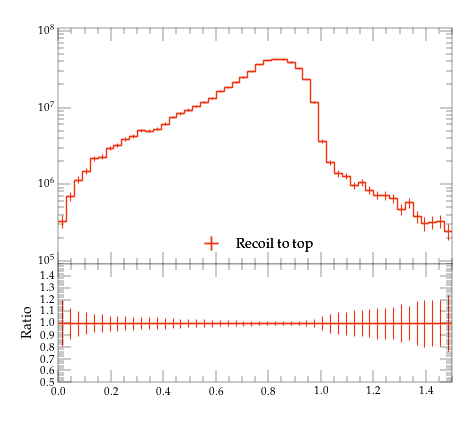

Recreate this plot in Python.
#! /usr/bin/env python

# This Python script was auto-generated using YODA v2.0.2.
# Analysis object: /MC_HFJETS_NOTNORM/ptfracB
# Timestamp: 29-07-2026 (16:22:27)

import matplotlib as mpl
import matplotlib.pyplot as plt
mpl.use('Agg') # comment out for interactive use
import os
import numpy as np

plotDir = os.path.split(os.path.realpath(__file__))[0]
if 'YODA_USER_PLOT_PATH' in globals():
    plot_outdir = globals()['YODA_USER_PLOT_PATH']
else:
    plot_outdir = plotDir

#plot style
plt.style.use(os.path.join(plotDir, '../default.mplstyle'))
# plot metadata
figW, figH = plt.rcParams['figure.figsize']
ax_xLabel = r''
ax_yLabel = r''
ax_title  = r''
ax_xScale = 'linear'
ax_yScale = 'log'
xLims = (0.0, 1.5)
yLims = (90000.0, 110000000.00000001)

# TeX-friendly labels for the legend
labels = {
    'legend' : ([ r"Recoil to top" ], r""),
}

# Adjust canvas width and height
canvasW = 10.0
canvasH = 9.0
figW *= canvasW/10.
figH *= canvasH/9.

# Create figure and axis objects
fig, (ax, ratio0_ax) = plt.subplots(2, 1, sharex=True,
                  figsize=(figW,figH), gridspec_kw={'height_ratios': (6.0, 3.0)})

# Set figure margins
plt.subplots_adjust(
    left   = 1.0 * plt.rcParams['figure.subplot.left'],
    right  = 1.0 * plt.rcParams['figure.subplot.right'],
    top    = 1.0 * plt.rcParams['figure.subplot.top'],
    bottom = 1.0 * plt.rcParams['figure.subplot.bottom'])

ratio0_ax.yaxis.set_major_locator(mpl.ticker.MultipleLocator(0.1))
ratio0_ax.set_ylim(0.5, 1.4999)
ratio0_ax.set_ylabel('Ratio')

# the numerical data is stored in a separate file
dataf = dict()
prefix = os.path.split(__file__)[0]
if prefix:    prefix = prefix + '/'
exec(open(prefix+'ptfracB__data.py').read(), dataf)


legend_handles = dict() # keep track of handles for the legend

# style options for curves
# starts at zorder>=5 to draw curve on top of legend
styles = {
  'recoil_t': {
    'color' : '#EE3311',
    'linestyle' : '-',
    'linewidth' : 1,
    'marker' : 'none',
    'markersize' : 2,
    'capsize' : 0.0,
    'zorder' : 5,
    'histstyle' : 1,
    'drawstyle' : 'steps-pre',
    'xerrorbars' : 1,
    'yerrorbars' : 1,
    'fillcolor' : None,
    'fillopacity' : 1.0,
    'ratio0_linestyle' : '-',
    'ratio0_linewidth' : 1,
    'ratio0_marker' : 'none',
    'ratio0_markersize' : 2,
    'ratio0_capsize' : 0.0,
    'ratio0_zorder' : 5,
    'ratio0_histstyle' : 1,
    'ratio0_drawstyle' : 'steps-pre',
    'ratio0_xerrorbars' : 1,
    'ratio0_yerrorbars' : 1,
  },
}

# curve from input yoda files in main panel
for label, yvals in dataf['yvals'].items():
    if all(np.isnan(v) for v in dataf['yvals'][label]):
        continue
    tmp = None
    if styles[label]['histstyle']: # draw as histogram
        xpos = dataf['xedges'][label] if styles[label]['drawstyle'] else dataf['xpoints'][label]
        ypos = np.insert(yvals, 0, yvals[0]) if styles[label]['drawstyle'] else yvals
        if styles[label]['fillcolor']: # fill area below curve
            ax.fill_between(xpos, ypos, step='pre',
                            color=styles[label]['fillcolor'],
                            alpha=styles[label]['fillopacity'])
        tmp, = ax.plot(xpos, ypos,
                       color=styles[label]['color'],
                       linestyle=styles[label]['linestyle'],
                       linewidth=styles[label]['linewidth'],
                       drawstyle=styles[label]['drawstyle'], solid_joinstyle='miter',
                       zorder=styles[label]['zorder'], label=label)
    tmp = ax.errorbar(dataf['xpoints'][label], yvals,
                      xerr=np.array(dataf['xerrs'][label])*styles[label]['xerrorbars'],
                      yerr=np.array(dataf['yerrs'][label])*styles[label]['yerrorbars'],
                      fmt=styles[label]['marker'], capsize=styles[label]['capsize'],
                      markersize=styles[label]['markersize'],
                      ecolor=styles[label]['color'],
                      color=styles[label]['color'], zorder=styles[label]['zorder'])
    tmp[-1][0].set_linestyle(styles[label]['linestyle'])
    tmp[-1][0].set_linewidth(styles[label]['linewidth'])
    if label in dataf['add_legend_handle']:  legend_handles[label] = tmp
    for varLabel in dataf['variation_yvals'].keys():
        if varLabel.startswith(label):
            tmp, = ax.plot(dataf['xedges'][label], dataf['variation_yvals'][varLabel],
                           color=styles[label]['color'],
                           linestyle=styles[label]['linestyle'],
                           linewidth=styles[label]['linewidth'],
                           drawstyle='steps-pre', solid_joinstyle='miter',
                           zorder=styles[label]['zorder'], alpha=0.5)


# plots on ratio panel
# curve from input yoda files in ratio panel
for label, yvals in dataf['ratio0_yvals'].items():
    if all(np.isnan(v) for v in yvals):
        continue
    if styles[label]['ratio0_histstyle']: # plot as histogram
        xpos = dataf['xedges']['recoil_t'] if styles[label]['ratio0_drawstyle'] else dataf['xpoints']['recoil_t']
        ypos = np.insert(yvals, 0, yvals[0]) if styles[label]['ratio0_drawstyle'] else yvals
        ratio0_ax.plot(xpos, ypos,
                       color=styles[label]['color'],
                       linewidth=styles[label]['linewidth'],
                       linestyle=styles[label]['ratio0_linestyle'],
                       drawstyle=styles[label]['ratio0_drawstyle'], zorder=styles[label]['zorder'],
                       solid_joinstyle='miter')
    tmp = ratio0_ax.errorbar(dataf['xpoints']['recoil_t'], yvals,
                             xerr=np.array(dataf['ref_xerrs'])*styles[label]['ratio0_xerrorbars'],
                             yerr=np.array(dataf['ratio0_yerrs'][label])*styles[label]['ratio0_yerrorbars'],
                             fmt=styles[label]['ratio0_marker'], capsize=styles[label]['ratio0_capsize'],
                             markersize=styles[label]['ratio0_markersize'],
                             ecolor=styles[label]['color'],
                             color=styles[label]['color'])
    tmp[-1][0].set_linestyle(styles[label]['ratio0_linestyle'])
    tmp[-1][0].set_linewidth(styles[label]['ratio0_linewidth'])

    for varlabel in dataf['ratio0_variation_vals'].keys():
        if varlabel.startswith(label):
            ratio0_ax.plot(dataf['xedges']['recoil_t'],
                            dataf['ratio0_variation_vals'][varlabel],
                            color=styles[label]['color'],
                            linestyle=styles[label]['linestyle'],
                            linewidth=styles[label]['linewidth'],
                            drawstyle='steps-pre', solid_joinstyle='miter',
                            zorder=1, alpha=0.5)

legend_items = list(legend_handles.values())
ax.add_artist(ax.legend(legend_items,
                        labels['legend'][0],
                        title=labels['legend'][1],
                        alignment='left',
                        loc='lower center',
                        bbox_to_anchor=(0.5, 0.0)))

# set plot metadata as defined above
ratio0_ax.set_xlabel(ax_xLabel)
ratio0_ax.xaxis.set_label_coords(1., -0.15)
ax.set_ylabel(ax_yLabel, ha='right', va='top')
ax.yaxis.set_label_coords(-0.11, 1.0)
ax.set_title(ax_title, loc='left')
ax.set_xscale(ax_xScale)
ax.set_yscale(ax_yScale)
ax.set_xlim(xLims)
ax.set_ylim(yLims)

# tick formatting
plt.rcParams['xtick.top'] = True
plt.rcParams['ytick.right'] = True
ax.yaxis.set_major_locator(mpl.ticker.LogLocator(base=10.0, numticks=np.inf))
ax.yaxis.set_minor_locator(mpl.ticker.LogLocator(
                           base=10.0, subs=np.arange(0.1, 1, 0.1), numticks=np.inf))
fig.align_ylabels((ax, ratio0_ax))
plt.savefig(os.path.join(plot_outdir, 'ptfracB.pdf'), format='PDF')
plt.savefig(os.path.join(plot_outdir, 'ptfracB.png'), format='PNG')

plt.close(fig)
